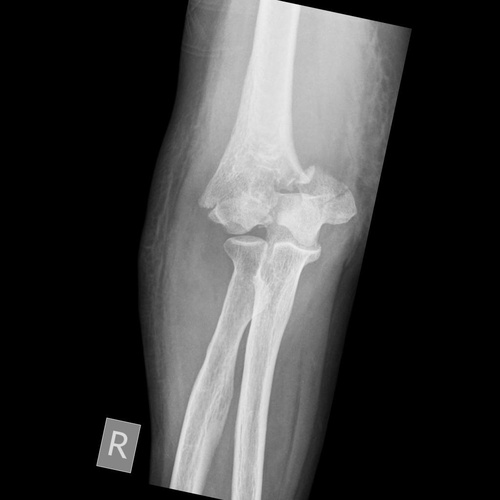
#> input picture BoneFractureYolo8/train/images/distal-humeral-fractures-2-_JPEG.rf.f9442db05ec473187c60870d407c9e8f.jpg, 500 x 500 px, shrunk from 1024 x 1024 before the run
$ jupyter execute --allow-errors EditData.ipynb
#> lines starting #> are read from the running program, lines starting #| are printed output that depends on the picture
[cell 1]
import os
import numpy as np
import pandas as pd
import seaborn as sns
import matplotlib.pyplot as plt
import matplotlib.patches as mpatches
from matplotlib.patches import Polygon
import cv2
import random
import matplotlib.image as mpimg
import warnings
warnings.filterwarnings('ignore')

[cell 2]
BASE_PATH = "../BoneFractureYolo8"

train_images = os.path.join(BASE_PATH, "train", "images")
train_labels = os.path.join(BASE_PATH, "train", "labels")

val_images = os.path.join(BASE_PATH, "valid", "images")
val_labels = os.path.join(BASE_PATH, "valid", "labels")

test_images = os.path.join(BASE_PATH, "test", "images")
test_labels = os.path.join(BASE_PATH, "test", "labels")

[cell 3]
print('Number of train frames: ' + str(len(os.listdir(train_images))))
#> (the rest of this cell did not finish here and is left out)

[cell 4]
CLASS_NAMES = [
    'elbow positive', 'fingers positive', 'forearm fracture',
    'humerus fracture', 'humerus', 'shoulder fracture', 'wrist positive'
]

# Using one distinct RGB colour per class (values 0-1)
CLASS_COLORS = [
    (1.00, 0.39, 0.28),   # 0  elbow positive
    (1.00, 0.65, 0.00),   # 1  fingers positive
    (0.20, 0.80, 0.20),   # 2  forearm fracture
    (0.12, 0.56, 1.00),   # 3  humerus fracture
    (0.58, 0.00, 0.83),   # 4  humerus
    (1.00, 0.08, 0.58),   # 5  shoulder fracture
    (0.00, 0.81, 0.82),   # 6  wrist positive
]

[cell 5]
import os
import shutil

# config
SPLITS = [
    ("train", train_labels),
    ("valid", val_labels),
    ("test",  test_labels),
]

# old class ids
OLD_HUMERUS_FRACTURE = CLASS_NAMES.index("humerus fracture")  # 3
OLD_HUMERUS          = CLASS_NAMES.index("humerus")           # 4
REMOVE_CLASS_ID      = OLD_HUMERUS_FRACTURE                   # we remove class 3

def remap_class_id(old_id: int) -> int:
    # Merge 'humerus fracture' into 'humerus', then remove old class 3.
    # After removal, all class ids > 3 shift down by 1.

    # merge 3 -> 4
    if old_id == OLD_HUMERUS_FRACTURE:
        old_id = OLD_HUMERUS

    # remove class 3 -> shift down ids > 3
    if old_id > REMOVE_CLASS_ID:
        return old_id - 1
    else:
        return old_id

def backup_and_rewrite_labels(labels_dir: str):
    # backup once
    backup_dir = labels_dir.rstrip("/\\") + "_backup_before_merge"
    if not os.path.exists(backup_dir):
        shutil.copytree(labels_dir, backup_dir)
        print(f"Backup created: {backup_dir}")

        changed = 0
        total_files = 0

        for fname in os.listdir(labels_dir):
            if not fname.endswith(".txt"):
                continue
            total_files += 1
            path = os.path.join(labels_dir, fname)

            # keep empty files as-is
            if os.path.getsize(path) == 0:
                continue

            new_lines = []
            modified = False

            with open(path, "r") as f:
                for line in f:
                    parts = line.strip().split()
                    if len(parts) < 5:
                        continue
                    old_cls = int(float(parts[0]))
                    new_cls = remap_class_id(old_cls)
                    if new_cls != old_cls:
                        modified = True
                    parts[0] = str(new_cls)
                    new_lines.append(" ".join(parts))

            if modified:
                changed += 1

            # rewrite only if modified to avoid unnecessary file writes
            if modified:
                with open(path, "w") as f:
                    f.write("\n".join(new_lines) + ("\n" if new_lines else ""))

        print(f"Rewrote {changed} label files (out of {total_files}) in: {labels_dir}")

    else:
        print(f"Backup already exists: {backup_dir} (skipping copy)")


# apply to all splits
#> (the rest of this cell did not finish here and is left out)

Update classes

[cell 6]
# Remove "humerus fracture" from CLASS_NAMES / CLASS_COLORS
remove_idx = CLASS_NAMES.index("humerus fracture")

CLASS_NAMES_MERGED  = [c for i, c in enumerate(CLASS_NAMES)  if i != remove_idx]
CLASS_COLORS_MERGED = [c for i, c in enumerate(CLASS_COLORS) if i != remove_idx]

print("New classes:")
for i, name in enumerate(CLASS_NAMES_MERGED):
    print(i, name)

[cell 7]
from collections import Counter
import numpy as np
import matplotlib.pyplot as plt

def count_classes(labels_dir: str):
    counts = Counter()
    empty = 0
    total = 0

    for fname in os.listdir(labels_dir):
        if not fname.endswith(".txt"):
            continue
        total += 1
        path = os.path.join(labels_dir, fname)

        if os.path.getsize(path) == 0:
            empty += 1
            continue

        with open(path, "r") as f:
            for line in f:
                parts = line.strip().split()
                if len(parts) < 5:
                    continue
                cls = int(float(parts[0]))
                counts[cls] += 1

    return counts, empty, total

def plot_class_dist(counts, title):
    xs = list(range(len(CLASS_NAMES_MERGED)))
    ys = [counts.get(i, 0) for i in xs]

    plt.figure(figsize=(10,4))
    plt.bar(xs, ys)
    plt.xticks(xs, CLASS_NAMES_MERGED, rotation=35, ha="right")
    plt.ylabel("Number of instances")
    plt.title(title)
    plt.tight_layout()
    plt.show()

#> (the rest of this cell did not finish here and is left out)

#### Analyze bounding box sizes

[cell 8]
def collect_bbox_stats(labels_dir: str):
    ws, hs, areas = [], [], []
    for fname in os.listdir(labels_dir):
        if not fname.endswith(".txt"):
            continue
        path = os.path.join(labels_dir, fname)
        if os.path.getsize(path) == 0:
            continue

        with open(path, "r") as f:
            for line in f:
                parts = line.strip().split()
                if len(parts) < 5:
                    continue
                w = float(parts[3])
                h = float(parts[4])
                ws.append(w)
                hs.append(h)
                areas.append(w*h)
    return np.array(ws), np.array(hs), np.array(areas)

#> (the rest of this cell did not finish here and is left out)

This shows that there aren't many extremely small boxes, which is good since it makes fractures easier to detect. Detection should be relatively stable.

#### Fracture location heatmap across image

[cell 9]
import numpy as np
import matplotlib.pyplot as plt

def fracture_center_heatmap(images_dir: str, labels_dir: str, bins=40, n_samples=None, seed=42):
#> called with images_dir = '../BoneFractureYolo8/train/images', labels_dir = '../BoneFractureYolo8/train/labels', bins = 40, seed = 42
    img_files = [f for f in os.listdir(images_dir) if f.lower().endswith((".jpg",".jpeg",".png"))]
    if n_samples is not None:
        random.seed(seed)
        img_files = random.sample(img_files, k=min(n_samples, len(img_files)))

    xs, ys = [], []

    for img_name in img_files:
        label_name = os.path.splitext(img_name)[0] + ".txt"
        label_path = os.path.join(labels_dir, label_name)
        if not os.path.exists(label_path) or os.path.getsize(label_path) == 0:
            continue

        with open(label_path, "r") as f:
            for line in f:
                parts = line.strip().split()
                if len(parts) < 5:
                    continue
                xc = float(parts[1])
                yc = float(parts[2])
                xs.append(xc)
                ys.append(yc)

    xs = np.array(xs); ys = np.array(ys)
    H, xedges, yedges = np.histogram2d(ys, xs, bins=bins, range=[[0,1],[0,1]])

    plt.figure(figsize=(6,5))
    plt.imshow(H, origin="lower", extent=[0,1,0,1], aspect="auto")
    plt.colorbar(label="count")
    plt.title("Heatmap of bbox centers (train)")
    plt.xlabel("x (normalized)")
    plt.ylabel("y (normalized)")
    plt.tight_layout()
    plt.show()
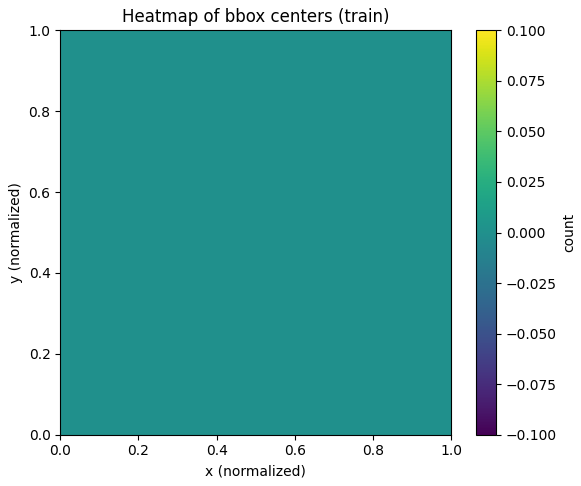
#> figure drawn by matplotlib, 2 panels

fracture_center_heatmap(train_images, train_labels, bins=40)

We can see that most centers of the box are centered on the bone. However, it also implies that the dataset has spatial bias. The models might learn that fractures usually appear in the center.

[cell 10]
def plot_samples_with_boxes_merged(images_dir, labels_dir, n=16, seed=42):
#> called with images_dir = '../BoneFractureYolo8/train/images', labels_dir = '../BoneFractureYolo8/train/labels', n = 16, seed = 42
    img_files = [f for f in os.listdir(images_dir)
                 if f.lower().endswith((".jpg", ".jpeg", ".png"))]

    random.seed(seed)
    sample_files = random.sample(img_files, k=min(n, len(img_files)))

    cols = 4
    rows = int(np.ceil(len(sample_files) / cols))
    fig, axes = plt.subplots(rows, cols, figsize=(16, 16))
    axes = axes.flatten()

    for i, ax in enumerate(axes):
        ax.axis("off")
        if i >= len(sample_files):
            continue

        img_name = sample_files[i]
        img_path = os.path.join(images_dir, img_name)

        img_bgr = cv2.imread(img_path)
#> img_bgr is the input picture: shape (500, 500, 3); min 0, max 249, mean 61.7
        img_rgb = cv2.cvtColor(img_bgr, cv2.COLOR_BGR2RGB)
        H, W = img_rgb.shape[:2]
#> H = 500; W = 500

        label_name = os.path.splitext(img_name)[0] + ".txt"
        label_path = os.path.join(labels_dir, label_name)

        ax.imshow(img_rgb)
        ax.set_title(img_name, fontsize=9)

        if not os.path.exists(label_path) or os.path.getsize(label_path) == 0:
            continue

        with open(label_path, "r") as f:
            for line in f:
                parts = line.strip().split()
                if len(parts) < 5:
                    continue
                cls = int(float(parts[0]))
                xc, yc, w, h = map(float, parts[1:5])

                x1 = (xc - w/2) * W
                y1 = (yc - h/2) * H
                x2 = (xc + w/2) * W
                y2 = (yc + h/2) * H

                color = CLASS_COLORS_MERGED[cls]
                label = CLASS_NAMES_MERGED[cls]

                rect = mpatches.Rectangle((x1, y1), x2-x1, y2-y1,
                                          fill=False, linewidth=2, edgecolor=color)
                ax.add_patch(rect)

                ax.text(x1, max(0, y1 - 6), label, fontsize=8, color="black",
                        bbox=dict(facecolor=color, alpha=0.8, pad=1, edgecolor="none"))

    plt.tight_layout()
    plt.show()

plot_samples_with_boxes_merged(train_images, train_labels, n=16, seed=42)
